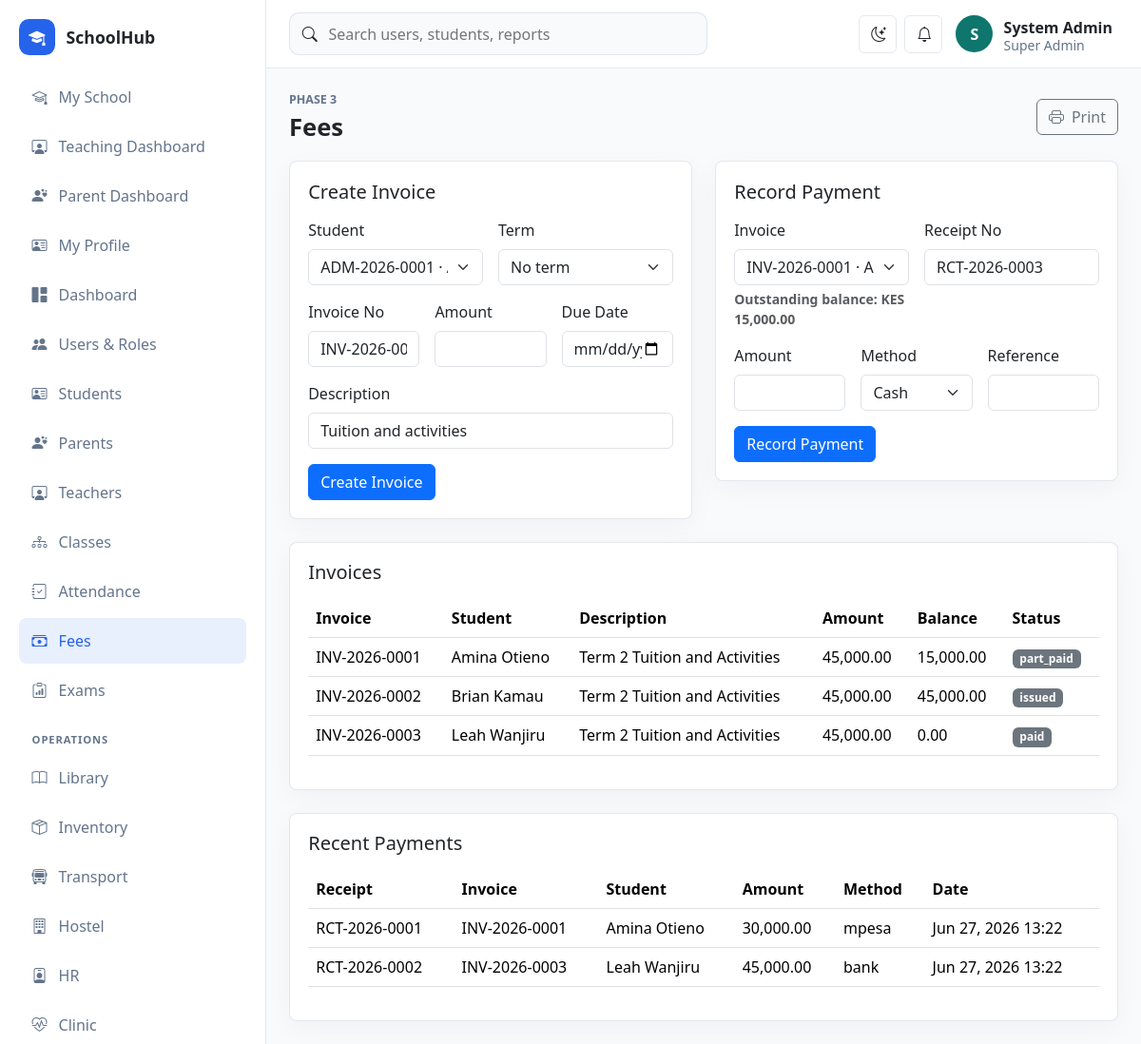
Page /school/public/fees (signed in) on the committed database.
### tables this page shows
CREATE TABLE fee_invoices (
    id BIGINT UNSIGNED AUTO_INCREMENT PRIMARY KEY,
    student_id BIGINT UNSIGNED NOT NULL,
    term_id BIGINT UNSIGNED NULL,
    invoice_no VARCHAR(80) NOT NULL UNIQUE,
    description VARCHAR(190) NOT NULL,
    amount DECIMAL(12,2) NOT NULL,
    balance DECIMAL(12,2) NOT NULL,
    due_date DATE NOT NULL,
    status ENUM('draft', 'issued', 'part_paid', 'paid', 'overdue', 'void') NOT NULL DEFAULT 'issued',
    created_at TIMESTAMP DEFAULT CURRENT_TIMESTAMP,
    INDEX idx_fee_invoices_student_status (student_id, status),
    CONSTRAINT fk_fee_invoices_student FOREIGN KEY (student_id) REFERENCES students(id),
    CONSTRAINT fk_fee_invoices_term FOREIGN KEY (term_id) REFERENCES terms(id) ON DELETE SET NULL
);

CREATE TABLE fee_payments (
    id BIGINT UNSIGNED AUTO_INCREMENT PRIMARY KEY,
    invoice_id BIGINT UNSIGNED NOT NULL,
    receipt_no VARCHAR(80) NOT NULL UNIQUE,
    amount_paid DECIMAL(12,2) NOT NULL,
    payment_method ENUM('cash', 'bank', 'mpesa', 'paypal', 'stripe') NOT NULL,
    payment_reference VARCHAR(120) NULL,
    received_by BIGINT UNSIGNED NULL,
    paid_at TIMESTAMP DEFAULT CURRENT_TIMESTAMP,
    INDEX idx_fee_payments_invoice (invoice_id),
    CONSTRAINT fk_fee_payments_invoice FOREIGN KEY (invoice_id) REFERENCES fee_invoices(id),
    CONSTRAINT fk_fee_payments_user FOREIGN KEY (received_by) REFERENCES users(id) ON DELETE SET NULL
);

### app/Core/View.php (called while the page is built, shortened)
<?php
final class View
{
    public static function render(string $view, array $data = [], string $layout = 'app'): void
    {
        extract($data, EXTR_SKIP);
        $viewFile = dirname(__DIR__) . "/Views/{$view}.php";
        require $viewFile;
    }
}

### app/Controllers/FeeController.php (called while the page is built, shortened)
<?php
final class FeeController
{
    public function index(): void
    {
        View::render('fees/index', [
            'title' => 'Fees',
            'invoices' => Fee::invoices(),
            'payments' => Fee::payments(),
            'students' => Lookup::students(),
            'terms' => Lookup::terms(),
            'nextInvoiceNo' => Fee::nextInvoiceNo(),
            'nextReceiptNo' => Fee::nextReceiptNo(),
        ]);
    }
}

### app/Core/Router.php (called while the page is built, shortened)
<?php
final class Router
{
    private array $routes = [];
    public function get(string $path, array $handler): void
    {
        $this->routes['GET'][$this->normalize($path)] = $handler;
    }
    public function post(string $path, array $handler): void
    {
        $this->routes['POST'][$this->normalize($path)] = $handler;
    }
    public function dispatch(): void
    {
        $method = Request::method();
        $path = Request::path();
        $handler = $this->routes[$method][$path] ?? null;
        [$class, $action] = $handler;
        (new $class())->{$action}();
    }
    private function normalize(string $path): string
    {
        return '/' . trim($path, '/');
    }
}

### public/index.php (called while the page is built, shortened)
<?php
require dirname(__DIR__) . '/app/Core/helpers.php';
$config = require dirname(__DIR__) . '/config/app.php';
$router = new Router();
$router->get('/', [DashboardController::class, 'index']);
$router->get('/login', [AuthController::class, 'showLogin']);
$router->post('/login', [AuthController::class, 'login']);
$router->post('/logout', [AuthController::class, 'logout']);
$router->get('/dashboard', [DashboardController::class, 'index']);
$router->get('/users', [UserController::class, 'index']);
$router->get('/users/create', [UserController::class, 'create']);
$router->post('/users', [UserController::class, 'store']);
$router->get('/users/edit', [UserController::class, 'edit']);
$router->post('/users/update', [UserController::class, 'update']);
$router->post('/users/delete', [UserController::class, 'destroy']);
$router->get('/students', [StudentController::class, 'index']);
$router->get('/students/create', [StudentController::class, 'create']);
$router->post('/students', [StudentController::class, 'store']);
$router->get('/students/edit', [StudentController::class, 'edit']);
$router->post('/students/update', [StudentController::class, 'update']);
$router->post('/students/delete', [StudentController::class, 'destroy']);
$router->get('/student-portal', [StudentPortalController::class, 'index']);
$router->get('/teacher-portal', [TeacherPortalController::class, 'index']);
$router->post('/teacher-portal/announcement', [TeacherPortalController::class, 'announce']);
$router->post('/teacher-portal/exam', [TeacherPortalController::class, 'createExam']);
$router->post('/teacher-portal/assignment', [TeacherPortalController::class, 'createAssignment']);
$router->post('/teacher-portal/mark', [TeacherPortalController::class, 'saveMark']);
$router->get('/parent-portal', [ParentPortalController::class, 'index']);
$router->get('/teachers', [TeacherController::class, 'index']);
$router->get('/teachers/create', [TeacherController::class, 'create']);
$router->post('/teachers', [TeacherController::class, 'store']);
$router->get('/teachers/edit', [TeacherController::class, 'edit']);
$router->post('/teachers/update', [TeacherController::class, 'update']);
$router->post('/teachers/delete', [TeacherController::class, 'destroy']);
$router->get('/parents', [ParentController::class, 'index']);
$router->get('/parents/create', [ParentController::class, 'create']);
$router->post('/parents', [ParentController::class, 'store']);
$router->get('/parents/edit', [ParentController::class, 'edit']);
$router->post('/parents/update', [ParentController::class, 'update']);
$router->post('/parents/delete', [ParentController::class, 'destroy']);
$router->get('/classes', [ClassController::class, 'index']);
$router->get('/classes/create', [ClassController::class, 'create']);
$router->post('/classes', [ClassController::class, 'store']);
$router->get('/classes/edit', [ClassController::class, 'edit']);
$router->post('/classes/update', [ClassController::class, 'update']);
$router->post('/classes/delete', [ClassController::class, 'destroy']);
$router->get('/attendance', [AttendanceController::class, 'index']);
$router->post('/attendance', [AttendanceController::class, 'store']);
$router->get('/fees', [FeeController::class, 'index']);
$router->post('/fees/invoice', [FeeController::class, 'invoice']);
$router->post('/fees/payment', [FeeController::class, 'payment']);
$router->get('/exams', [ExamController::class, 'index']);
$router->post('/exams/exam', [ExamController::class, 'exam']);
$router->post('/exams/result', [ExamController::class, 'result']);
$router->get('/operations', [OperationsController::class, 'index']);
$router->get('/operations/form', [OperationsController::class, 'form']);
$router->post('/operations/save', [OperationsController::class, 'save']);
$router->post('/operations/delete', [OperationsController::class, 'destroy']);
$router->get('/reports', [ReportController::class, 'index']);
$router->dispatch();

### app/Core/Auth.php (called while the page is built, shortened)
<?php
final class Auth
{
    public static function user(): ?array
    {
        return $_SESSION['user'] ?? null;
    }
    public static function can(string $permission): bool
    {
        $user = self::user();
        $permissions = $user['permissions'] ?? [];
        return in_array($permission, $permissions, true);
    }
}

### config/app.php (called while the page is built)
<?php
return [
    'name' => 'SchoolHub',
    'base_url' => '/school/public',
    'timezone' => 'Africa/Nairobi',
    'session_name' => 'schoolhub_session',
    'debug' => true,
];

### config/database.php (called while the page is built)
<?php
return [
    'host' => '127.0.0.1',
    'port' => '3306',
    'database' => 'schoolhub',
    'username' => 'root',
    'password' => '',
    'charset' => 'utf8mb4',
];

### app/Core/Database.php (called while the page is built, shortened)
<?php
final class Database
{
    private static ?PDO $connection = null;
    public static function connection(): PDO
    {
        if (self::$connection !== null) {
            return self::$connection;
        }
        $config = require dirname(__DIR__, 2) . '/config/database.php';
        $dsn = sprintf(
            'mysql:host=%s;port=%s;dbname=%s;charset=%s',
            $config['host'],
            $config['port'],
            $config['database'],
            $config['charset']
        );
        try {
            self::$connection = new PDO($dsn, $config['username'], $config['password'], [
                PDO::ATTR_ERRMODE => PDO::ERRMODE_EXCEPTION,
                PDO::ATTR_DEFAULT_FETCH_MODE => PDO::FETCH_ASSOC,
                PDO::ATTR_EMULATE_PREPARES => false,
            ]);
        } catch (PDOException $exception) {
            http_response_code(500);
            exit('Database connection failed. Check config/database.php and import database/schema.sql.');
        }
        return self::$connection;
    }
}

### app/Core/helpers.php (called while the page is built, shortened)
<?php
function app_config(string $key, mixed $default = null): mixed
{
    static $config = null;
    $config ??= require dirname(__DIR__, 2) . '/config/app.php';
    return $config[$key] ?? $default;
}
function url(string $path = ''): string
{
    return rtrim(app_config('base_url'), '/') . '/' . ltrim($path, '/');
}
function e(mixed $value): string
{
    return htmlspecialchars((string)$value, ENT_QUOTES, 'UTF-8');
}

### app/Models/Lookup.php (called while the page is built, shortened)
<?php
final class Lookup
{
    public static function students(): array
    {
        return Database::connection()->query(
            'SELECT id, admission_no, CONCAT(first_name, " ", last_name) AS name FROM students ORDER BY admission_no'
        )->fetchAll();
    }
}

### app/Models/Fee.php (called while the page is built, shortened)
<?php
final class Fee
{
    public static function invoices(): array
    {
        return Database::connection()->query(
            'SELECT fee_invoices.*, students.admission_no, CONCAT(students.first_name, " ", students.last_name) AS student_name,
                    terms.name AS term_name
             FROM fee_invoices
             JOIN students ON students.id = fee_invoices.student_id
             LEFT JOIN terms ON terms.id = fee_invoices.term_id
             ORDER BY fee_invoices.created_at DESC'
        )->fetchAll();
    }
    public static function payments(): array
    {
        return Database::connection()->query(
            'SELECT fee_payments.*, fee_invoices.invoice_no, CONCAT(students.first_name, " ", students.last_name) AS student_name
             FROM fee_payments
             JOIN fee_invoices ON fee_invoices.id = fee_payments.invoice_id
             JOIN students ON students.id = fee_invoices.student_id
             ORDER BY fee_payments.paid_at DESC
             LIMIT 50'
        )->fetchAll();
    }
}

### app/Views/fees/index.php (the view)
<div class="page-heading"><div><p class="eyebrow">Phase 3</p><h1>Fees</h1></div><button class="btn btn-outline-secondary" onclick="window.print()"><i class="bi bi-printer me-2"></i>Print</button></div>
<div class="row g-4">
    <?php if (\App\Core\Auth::can('finance.manage')): ?>
    <div class="col-xl-6"><section class="panel"><h2 class="h5 mb-3">Create Invoice</h2><form class="row g-3" method="post" action="<?= e(url('/fees/invoice')) ?>"><?= csrf_field() ?><div class="col-md-6"><label class="form-label">Student</label><select class="form-select" name="student_id" required><?php foreach ($students as $student): ?><option value="<?= e($student['id']) ?>"><?= e($student['admission_no'] . ' · ' . $student['name']) ?></option><?php endforeach; ?></select></div><div class="col-md-6"><label class="form-label">Term</label><select class="form-select" name="term_id"><option value="">No term</option><?php foreach ($terms as $term): ?><option value="<?= e($term['id']) ?>"><?= e($term['name']) ?></option><?php endforeach; ?></select></div><div class="col-md-4"><label class="form-label">Invoice No</label><input class="form-control" name="invoice_no" value="<?= e($nextInvoiceNo) ?>" required></div><div class="col-md-4"><label class="form-label">Amount</label><input class="form-control" type="number" min="0.01" step="0.01" name="amount" required></div><div class="col-md-4"><label class="form-label">Due Date</label><input class="form-control" type="date" name="due_date" required></div><div class="col-12"><label class="form-label">Description</label><input class="form-control" name="description" value="Tuition and activities" required></div><div class="col-12"><button class="btn btn-primary">Create Invoice</button></div></form></section></div>
    <div class="col-xl-6"><section class="panel"><h2 class="h5 mb-3">Record Payment</h2><form class="row g-3" method="post" action="<?= e(url('/fees/payment')) ?>"><?= csrf_field() ?><div class="col-md-6"><label class="form-label">Invoice</label><select class="form-select" id="invoice_id" name="invoice_id" required><?php foreach ($invoices as $invoice): ?><?php if ((float)$invoice['balance'] > 0): ?><option value="<?= e($invoice['id']) ?>" data-balance="<?= e($invoice['balance']) ?>"><?= e($invoice['invoice_no'] . ' · ' . $invoice['student_name']) ?></option><?php endif; ?><?php endforeach; ?></select><div class="form-text fw-semibold" id="payment-balance">Outstanding balance: KES 0.00</div></div><div class="col-md-6"><label class="form-label">Receipt No</label><input class="form-control" name="receipt_no" value="<?= e($nextReceiptNo) ?>" required></div><div class="col-md-4"><label class="form-label">Amount</label><input class="form-control" id="amount_paid" type="number" min="0.01" step="0.01" name="amount_paid" required></div><div class="col-md-4"><label class="form-label">Method</label><select class="form-select" name="payment_method"><?php foreach (['cash','bank','mpesa','paypal','stripe'] as $method): ?><option value="<?= e($method) ?>"><?= e(ucfirst($method)) ?></option><?php endforeach; ?></select></div><div class="col-md-4"><label class="form-label">Reference</label><input class="form-control" name="payment_reference"></div><div class="col-12"><button class="btn btn-primary">Record Payment</button></div></form></section></div>
    <?php endif; ?>
    <div class="col-12"><section class="panel"><h2 class="h5 mb-3">Invoices</h2><div class="table-responsive"><table class="table align-middle"><thead><tr><th>Invoice</th><th>Student</th><th>Description</th><th>Amount</th><th>Balance</th><th>Status</th></tr></thead><tbody><?php foreach ($invoices as $invoice): ?><tr><td><?= e($invoice['invoice_no']) ?></td><td><?= e($invoice['student_name']) ?></td><td><?= e($invoice['description']) ?></td><td><?= e(number_format((float)$invoice['amount'], 2)) ?></td><td><?= e(number_format((float)$invoice['balance'], 2)) ?></td><td><span class="badge text-bg-secondary"><?= e($invoice['status']) ?></span></td></tr><?php endforeach; ?></tbody></table></div></section></div>
    <div class="col-12"><section class="panel"><h2 class="h5 mb-3">Recent Payments</h2><div class="table-responsive"><table class="table align-middle"><thead><tr><th>Receipt</th><th>Invoice</th><th>Student</th><th>Amount</th><th>Method</th><th>Date</th></tr></thead><tbody><?php foreach ($payments as $payment): ?><tr><td><?= e($payment['receipt_no']) ?></td><td><?= e($payment['invoice_no']) ?></td><td><?= e($payment['student_name']) ?></td><td><?= e(number_format((float)$payment['amount_paid'], 2)) ?></td><td><?= e($payment['payment_method']) ?></td><td><?= e(date('M j, Y H:i', strtotime($payment['paid_at']))) ?></td></tr><?php endforeach; ?></tbody></table></div></section></div>
</div>

### public/assets/css/app.css (style rules this page uses)
:root { --sidebar-width: 280px; --border-color: rgba(148, 163, 184, .25); --surface: #ffffff; --muted-surface: #f8fafc; --text-soft: #64748b; }
body { background: var(--muted-surface); color: var(--bs-body-color); }
.page-heading { display: flex; justify-content: space-between; align-items: center; gap: 1rem; margin-bottom: 1.25rem; }
.page-heading h1 { margin: 0; font-size: clamp(1.6rem, 2vw, 2.2rem); font-weight: 800; }
.eyebrow { margin: 0 0 .25rem; color: var(--text-soft); font-size: .78rem; text-transform: uppercase; font-weight: 800; }
.metric-card, .panel { background: var(--surface); border: 1px solid var(--border-color); border-radius: .5rem; box-shadow: 0 8px 28px rgba(15, 23, 42, .04); }
.panel { padding: 1.2rem; }

### rows in the picture
fee_invoices: invoice_no "INV-2026-0001", student_name "Amina Otieno", description "Term 2 Tuition and Activities", amount "45,000.00", balance "15,000.00", status "part_paid"
fee_invoices: invoice_no "INV-2026-0002", student_name "Brian Kamau", description "Term 2 Tuition and Activities", amount "45,000.00", balance "45,000.00", status "issued"
fee_invoices: invoice_no "INV-2026-0003", student_name "Leah Wanjiru", description "Term 2 Tuition and Activities", amount "45,000.00", balance "0.00", status "paid"
fee_payments: receipt_no "RCT-2026-0001", invoice.invoice_no "INV-2026-0001", student_name "Amina Otieno", amount_paid "30,000.00", payment_method "mpesa", paid_at "Jun 27, 2026 13:22"
fee_payments: receipt_no "RCT-2026-0002", invoice.invoice_no "INV-2026-0003", student_name "Leah Wanjiru", amount_paid "45,000.00", payment_method "bank", paid_at "Jun 27, 2026 13:22"

### other values in the picture
app_config('name') "SchoolHub"
substr(current_user()['name'] ?? 'U', 0, 1) "S"
current_user()['name'] "System Admin"
current_user()['role'] "Super Admin"
form field student_id "ADM-2026-0001 · Amina Otieno"
form field invoice_id "INV-2026-0001 · Amina Otieno"
form field payment_method "Cash"
